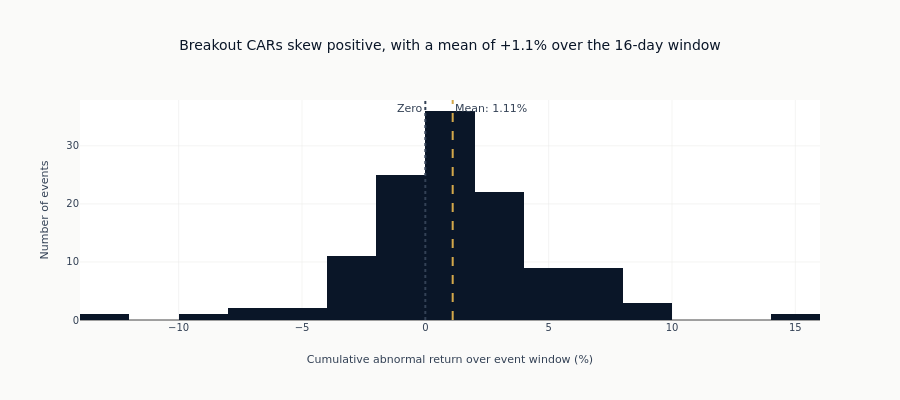

The notebook cell this image was saved under:
### Markdown cell above
## 5. CAR Distribution

Examining the distribution of individual event CARs reveals whether the
aggregate effect is driven by many small effects or few large ones.

### Code cell
if len(result["event_cars"]) > 0:
    cars = result["event_cars"]["car"].to_numpy() * 100

    fig = go.Figure()

    fig.add_trace(
        go.Histogram(
            x=cars,
            nbinsx=25,
            marker_color=COLORS["blue"],
            name="CAR distribution",
        )
    )

    # Zero reference and mean (mean highlighted in amber)
    fig.add_vline(
        x=0,
        line_dash="dot",
        line_color=COLORS["neutral"],
        annotation_text="Zero",
        annotation_position="top left",
    )
    fig.add_vline(
        x=float(np.mean(cars)),
        line_dash="dash",
        line_color=COLORS["amber"],
        annotation_text=f"Mean: {np.mean(cars):.2f}%",
        annotation_position="top right",
    )

    fig.update_layout(
        title="Breakout CARs skew positive, with a mean of +1.1% over the 16-day window",
        xaxis_title="Cumulative abnormal return over event window (%)",
        yaxis_title="Number of events",
        height=400,
    )

    fig.show()

    # Statistical test: Mean CAR = 0
    t_stat, p_value = stats.ttest_1samp(cars, 0)

    print("\nStatistical Test (H0: Mean CAR = 0):")
    print(f"  Mean CAR: {np.mean(cars):.2f}%")
    print(f"  Median CAR: {np.median(cars):.2f}%")
    print(f"  T-statistic: {t_stat:.2f}")
    print(f"  P-value: {p_value:.4f}")
    print(f"  Significant at 5%: {'Yes' if p_value < 0.05 else 'No'}")

### Figure 1 — Plotly figure (JSON) as saved in the notebook; plotly's stock layout.template omitted (floating-point values rounded to 4 significant figures)
{"data": [{"marker": {"color": "#0a1628"}, "name": "CAR distribution", "nbinsx": 25, "type": "histogram", "x": [3.696, 0.3042, 5.807, -0.2316, 2.162, -0.3452, 2.616, 7.478, -3.998, 2.539, 4.702, -12.18, -1.026, 2.062, 0.2187, 4.224, 5.448, 1.442, -8.121, 4.645, 5.391, 14.07, -1.476, 9.066, 0.5911, 7.848, 1.053, 1.443, 0.6676, 0.3609, -3.653, 0.319, -0.03695, 2.523, 3.15, -0.3782, -1.474, 3.851, 9.946, 0.3016, 3.048, 6.461, 0.2229, -0.3841, 0.1315, 2.966, 0.771, -1.564, 0.1129, -3.918, 0.7676, 0.3317, -1.498, 2.615, 2.121, -0.1664, 1.352, 1.193, 7.976, 0.4072, 0.5141, 0.711, 5.115, 1.547, -0.9512, 7.804, -3.13, 6.207, 1.692, 1.203, -2.619, -0.9977, 7.564, 2.34, -3.477, 2.8, 0.6115, 6.664, -6.936, -1.723, 3.289, 2.677, 3.378, 2.887, 6.954, -2.449, 2.769, 0.5708, 8.268, -0.5361, -0.6812, -0.7415, -2.45, 1.502, 1.068, 1.198, -1.552, 0.529, 0.6128, 2.251, -0.3787, -3.582, -4.081, -3.81, -6.018, -1.176, -4.493, 0.5605, 4.62, 0.07988, -1.185, 2.189, -1.495, 1.346, 0.2489, -3.955, 5.256, -0.527, 2.084, -1.159, 0.137, -1.8]}], "layout": {"annotations": [{"showarrow": false, "text": "Zero", "x": 0, "xanchor": "right", "xref": "x", "y": 1, "yanchor": "top", "yref": "y domain"}, {"showarrow": false, "text": "Mean: 1.11%", "x": 1.109, "xanchor": "left", "xref": "x", "y": 1, "yanchor": "top", "yref": "y domain"}], "height": 400, "shapes": [{"line": {"color": "#334155", "dash": "dot"}, "type": "line", "x0": 0, "x1": 0, "xref": "x", "y0": 0, "y1": 1, "yref": "y domain"}, {"line": {"color": "#D4A84B", "dash": "dash"}, "type": "line", "x0": 1.109, "x1": 1.109, "xref": "x", "y0": 0, "y1": 1, "yref": "y domain"}], "title": {"text": "Breakout CARs skew positive, with a mean of +1.1% over the 16-day window"}, "xaxis": {"title": {"text": "Cumulative abnormal return over event window (%)"}}, "yaxis": {"title": {"text": "Number of events"}}}}
